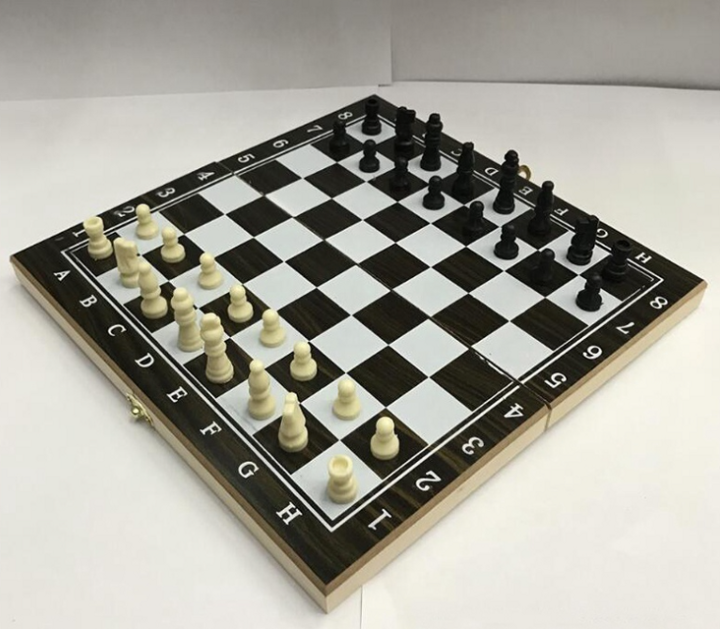
#> input picture img/chess_board.png, 720 x 629 px, found by its file name
$ jupyter execute homography.ipynb
#> lines starting #> are read from the running program, lines starting #| are printed output that depends on the picture
# Homography - Perspective Transformation

It is a mapping between two planar projections of an image.<br>
The homography matrix is a 3x3 matrix but with 8 DoF.<br>
– straight lines are conserved. <br>
– parallel lines are not conserved. <br>
$$H * \begin{pmatrix}
x\\
y\\
1
\end{pmatrix} = \begin{pmatrix}
h11 & h12 & h13\\
h21 & h22 & h23\\
h31 & h32 & 1
\end{pmatrix} * \begin{pmatrix}
x\\
y\\
1
\end{pmatrix} = \begin{pmatrix}
x'\\
y'\\
1
\end{pmatrix}$$

[cell 1]
import numpy as np
from matplotlib import pyplot as plt
from skimage.io import imread, imshow
from skimage import transform

[cell 2]
chess = imread('img/chess_board.png')
#> chess is the input picture: shape (629, 720, 3); mean R, G, B 166, 164.1, 154.4
plt.imshow(chess)
plt.show()

[cell 3]
#source coordinates
src = np.array([391, 100,
                14, 271,
                347, 624,
                747, 298,]).reshape((4, 2))
#destination coordinates
dst = np.array([100, 100,
                100, 650,
                650, 650,
                650, 100,]).reshape((4, 2))

[cell 4]
tform = transform.estimate_transform('projective', src, dst)
tf_img = transform.warp(chess, tform.inverse)
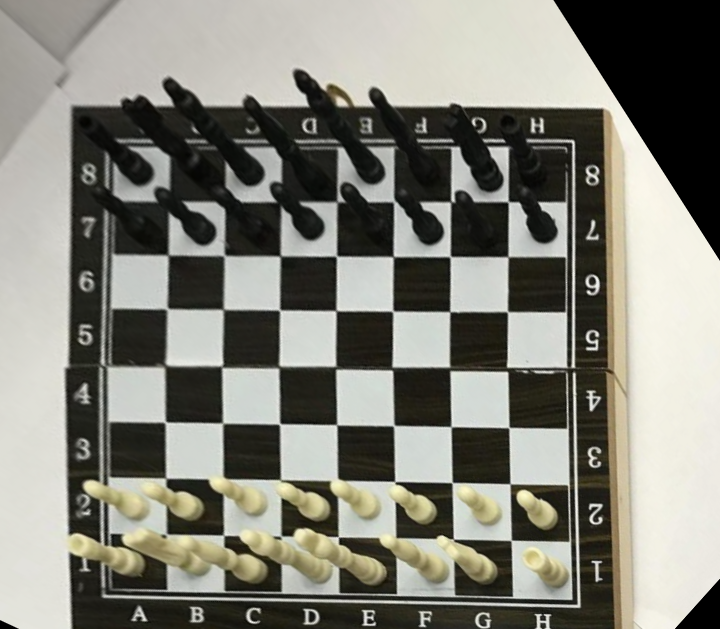
#> tf_img: shape (629, 720, 3) float64; mean R, G, B 0.517, 0.514, 0.478
